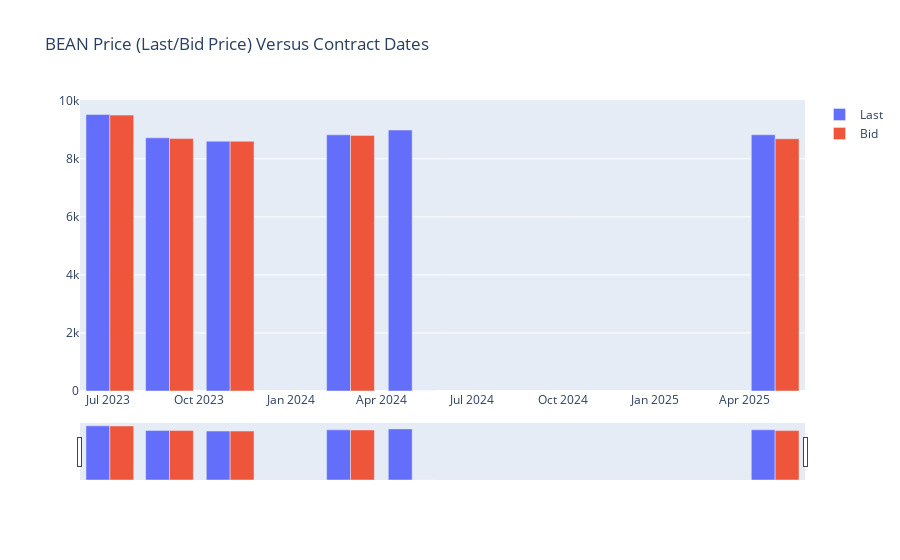

Notebook source saved alongside this figure:
### Code cell
# Listing of filter information
list1 = list(df.Market.unique())
list2 = list(df.Grain_Type.unique())
list3 = list(df.upload_date.unique())

# Function for interactive chart
def filteringplotly(Market, Grain_Type, Upload_Date):
    A = df.loc[df['Market'] == Market, ('last', 'bid', 'Grain_Type','upload_date', 'Contract_Date')]
    B = A.loc[A['Grain_Type'] == Grain_Type, ('last', 'bid', 'upload_date', 'Contract_Date')]
    C = B.loc[B['upload_date']== Upload_Date , ('last', 'bid', 'Contract_Date')]
    fig = px.bar(C, x='Contract_Date', y="last", text_auto = True, title="Price (Last) of Grains Versus Contract Dates")
    fig.show()

#widget function for chart rendering
widgets.interact(filteringplotly, Market = list1, Grain_Type = list2, Upload_Date = list3)

### Figure 1 — Plotly figure (JSON) as saved in the notebook; plotly's stock layout.template omitted (floating-point values rounded to 4 significant figures)
{"data": [{"name": "Last", "type": "bar", "x": ["2023-07-03T00:00:00", "2023-09-01T00:00:00", "2023-11-01T00:00:00", "2024-03-01T00:00:00", "2024-05-02T00:00:00", "2025-05-02T00:00:00"], "y": [9525, 8722, 8607, 8826, 8992, 8828]}, {"name": "Bid", "type": "bar", "x": ["2023-07-03T00:00:00", "2023-09-01T00:00:00", "2023-11-01T00:00:00", "2024-03-01T00:00:00", "2024-05-02T00:00:00", "2025-05-02T00:00:00"], "y": [9506, 8697, 8606, 8807, 0, 8691]}], "layout": {"barmode": "group", "title": {"text": "BEAN Price (Last/Bid Price) Versus Contract Dates"}, "xaxis": {"rangeslider": {"visible": true}, "type": "date"}}}
